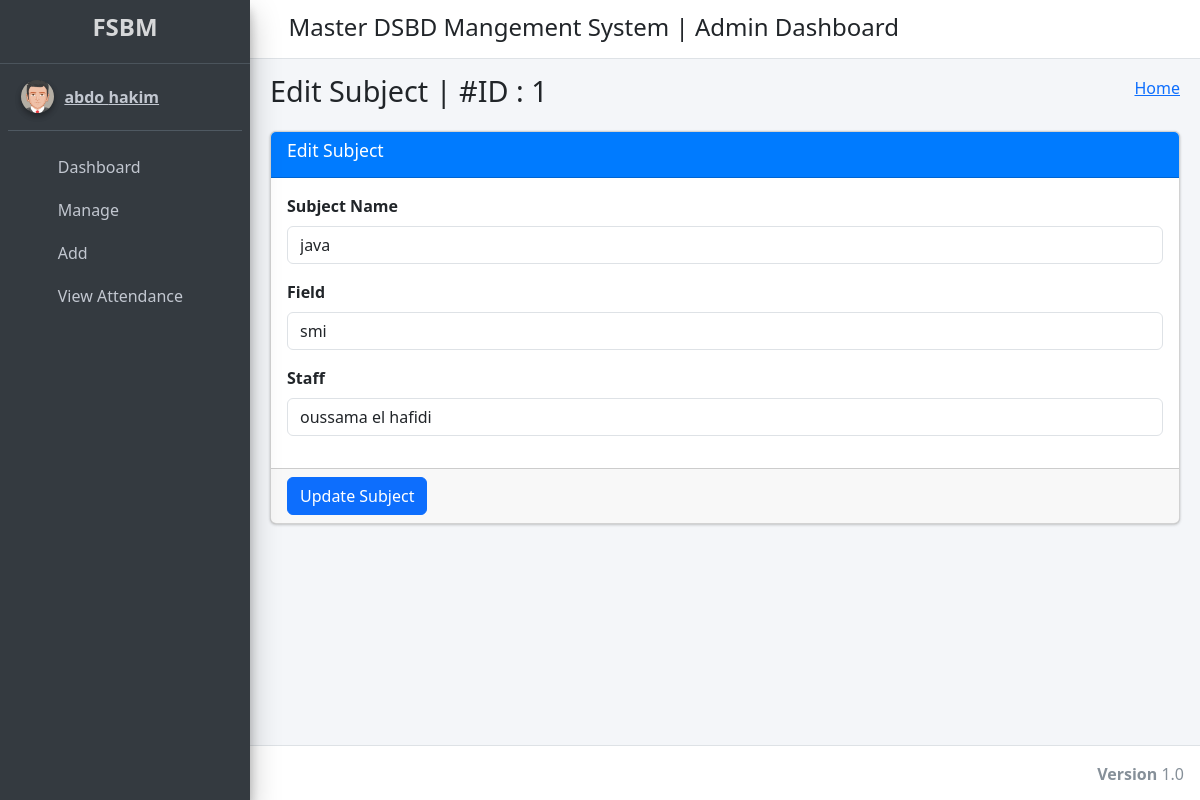
The page /edit_subject/1/ (signed in) on the database its author committed.
### student_management_app/models.py (models this page shows)
class CustomUser(AbstractUser):
    user_type_data = ((1, "HOD"), (2, "Staff"), (3, "Student"))
    user_type = models.CharField(default=1, choices=user_type_data, max_length=10)

class Subjects(models.Model):
    id =models.AutoField(primary_key=True)
    subject_name = models.CharField(max_length=255)
    course_id = models.ForeignKey(Courses, on_delete=models.CASCADE, default=1) #need to give defauult course
    staff_id = models.ForeignKey(CustomUser, on_delete=models.CASCADE)
    created_at = models.DateTimeField(auto_now_add=True)
    updated_at = models.DateTimeField(auto_now=True)
    objects = models.Manager()

class Courses(models.Model):
    id = models.AutoField(primary_key=True)
    course_name = models.CharField(max_length=255)
    created_at = models.DateTimeField(auto_now_add=True)
    updated_at = models.DateTimeField(auto_now=True)
    objects = models.Manager()

### student_management_app/HodViews.py (the view)
# urls.py: path('edit_subject/<subject_id>/', HodViews.edit_subject, name="edit_subject"),
def edit_subject(request, subject_id):
    subject = Subjects.objects.get(id=subject_id)
    courses = Courses.objects.all()
    staffs = CustomUser.objects.filter(user_type='2')
    context = {
        "subject": subject,
        "courses": courses,
        "staffs": staffs,
        "id": subject_id
    }
    return render(request, 'hod_template/edit_subject_template.html', context)

### student_management_app/LoginCheckMiddleWare.py (called while the page is built, shortened)
    def process_view(self, request, view_func, view_args, view_kwargs):
        modulename = view_func.__module__
        user = request.user
        if user.is_authenticated:
            if user.user_type == "1":
                if modulename == "student_management_app.HodViews":
                    pass
                elif modulename == "student_management_app.views" or modulename == "django.views.static":
                    pass
                else:
                    return redirect("admin_home")
            else:
                return redirect("login")
        else:
            if request.path == reverse("login") or request.path == reverse("doLogin"):
                pass
            else:
                return redirect("login")

### student_management_app/templates/hod_template/edit_subject_template.html (shortened to what this page needs)
{% extends 'hod_template/base_template.html' %}
{% block page_title %}
    Edit Subject | #ID : {{ subject.id }}
{% endblock page_title %}
{% block main_content %}
{% load static %}
<section class="content">
        <div class="container-fluid">
            <div class="row">
                <div class="col-md-12">
                    <div class="card card-primary">
                    <div class="card-header">
                        <h3 class="card-title">Edit Subject</h3>
                    </div>
                    <form role="form" method="POST" action="{% url 'edit_subject_save' %}">
                        <div class="card-body">
                            <div class="form-group">
                                <label>Subject Name </label>
                                <input type="text" class="form-control" name="subject" value="{{ subject.subject_name }}">
                            </div>
                            <div class="form-group">
                                <label>Field </label>
                                <select class="form-control" name="course">
                                    {% for course in courses %}
                                        <option value="{{ course.id }}" {% if course.id == subject.course_id.id %} selected {% endif %}>{{ course.course_name }}</option>
                                    {% endfor %}
                                </select>
                            </div>
                            <div class="form-group">
                                <label>Staff </label>
                                <select class="form-control" name="staff">
                                    {% for staff in staffs %}
                                        <option value="{{ staff.id }}" {% if staff.id == subject.staff_id.id %} selected {% endif %}>{{ staff.first_name }} {{ staff.last_name }}</option>
                                    {% endfor %}
                                </select>
                            </div>
                        </div>
                        <div class="card-footer">
                        <button type="submit" class="btn btn-primary">Update Subject</button>
                        </div>
                    </form>
                    </div>
                </div>
            </div>
        </div>
      </section>
  {% endblock main_content %}

### student_management_app/templates/hod_template/sidebar_template.html (shortened to what this page needs)
{% load static %}
<aside class="main-sidebar sidebar-dark-primary elevation-4">
      <a href="{% url 'admin_home' %}" class="brand-link">
        <h4 class="text-center fw-bold">FSBM</h4>
      </a>
      <div class="sidebar">
        <div class="user-panel mt-3 pb-3 mb-3 d-flex">
          <div class="image">
            <img src="{% static 'dist/img/user2-160x160.jpg' %}" class="img-circle elevation-2" alt="User Image">
          </div>
          <div class="info">
            <a href="{% url 'admin_profile' %}" class="d-block"><span class="font-weight-bold">{{ user.first_name }} {{ user.last_name }}</span></a>
          </div>
        </div>
        <nav class="mt-2">
          <ul class="nav nav-pills nav-sidebar flex-column" data-widget="treeview" role="menu" data-accordion="false">
            <li class="nav-item">
              {% url 'admin_home' as admin_home %}
              <a href="{{ admin_home }}" class="nav-link {% if request.path == admin_home %} active {% endif %}">
                <i class="nav-icon fas fa-tachometer-alt"></i>
                <p>
                  Dashboard
                </p>
              </a>
            </li>
            <li class="nav-item">
              <a href="#" class="nav-link">
                  <i class="nav-icon fas fa-th"></i>
                  <p>
                      Manage
                      <i class="right fas fa-angle-left"></i>
                  </p>
              </a>
          </li>
          <li class="nav-item">
            <a href="#" class="nav-link">
                <i class="nav-icon far fa-plus-square"></i>
                <p>
                    Add
                    <i class="right fas fa-angle-left"></i>
                </p>
            </a>
          </li>
          <li class="nav-item">
            {% url 'admin_view_attendance' as admin_view_attendance %}
            <a href="{{ admin_view_attendance }}" class="nav-link {% if request.path == admin_view_attendance %} active {% endif %}">
                <i class="nav-icon fas fa-calendar-alt"></i>
                <p>
                    View Attendance
                </p>
            </a>
        </li>
          </ul>
        </nav>
      </div>
    </aside>

### rows shown on the page
CustomUser: first_name "abdo", last_name "hakim"
Subjects: id "1", subject "java", course "smi", staff "oussama el hafidi"
